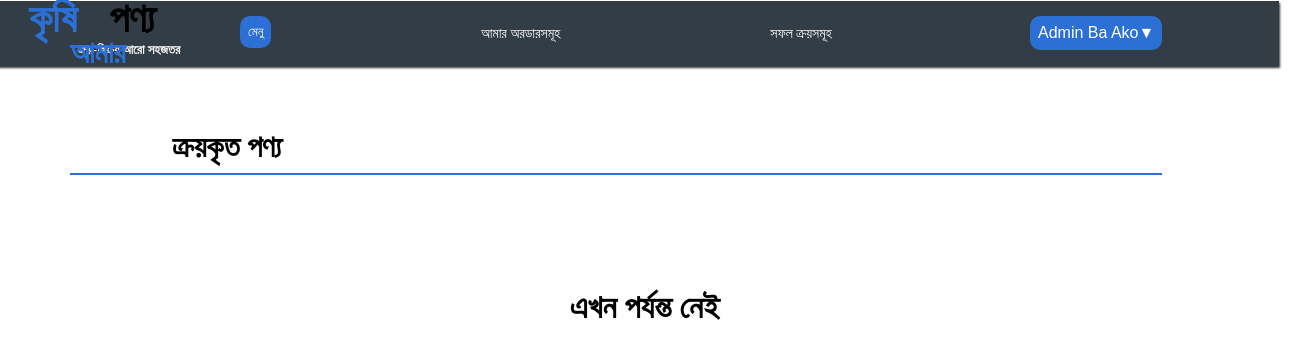
Screenshot of /my_collection.php (signed in) with the database file from the repository.
### tables this page shows
CREATE TABLE `user` (
  `USER_ID` int(10) NOT NULL,
  `username` varchar(50) NOT NULL,
  `password` varchar(50) NOT NULL,
  `USER_FNAME` varchar(30) NOT NULL,
  `USER_MNAME` varchar(30) DEFAULT NULL,
  `USER_LNAME` varchar(30) NOT NULL,
  `USER_GENDER` varchar(10) NOT NULL,
  `USER_AGE` int(11) NOT NULL,
  `USER_BDAY` date NOT NULL,
  `USER_CONTACT` bigint(11) NOT NULL,
  `USER_MUNICIPAL` varchar(50) DEFAULT NULL,
  `USER_PROVINCE` varchar(50) DEFAULT NULL,
  `USER_ZIPCODE` varchar(10) DEFAULT NULL,
  `USER_BRGY` varchar(50) DEFAULT NULL,
  `USER_STREET` varchar(50) DEFAULT NULL,
  `USER_HOUSE_NUMBER` varchar(10) DEFAULT NULL,
  `user_email` varchar(100) NOT NULL,
  `USER_TYPE` varchar(20) NOT NULL,
  `User_imagepath` varchar(50) DEFAULT NULL
);

### customer-account.php (the view, shortened to what this page needs)
<?php
 include("includes/connection.php");
?>
<!DOCTYPE html>
<html>
<head>
</head>
<body>
    <div class="dpdown">
  <button class="dpbtn">মেনু </button>
</div>
     <?php
$id = $_SESSION['USER_ID'];
      $query_category="SELECT user_fname,user_mname,user_lname FROM user WHERE user_id = '$id'";
        $result_category = mysqli_query($conn,$query_category);
        while($row=mysqli_fetch_array($result_category)){
            echo
                 '<div class="dropdown">'.
                    '<button onclick="myFunction()" class="dropbtn">' .$row['user_fname'].' '.$row['user_mname'].' '.$row['user_lname']. ''.''. '&#9660;'. '</button>'.'
                       <div id="myDropdown" class="dropdown-content">
                        <a href="customer-account.php">কাস্টমার এরিয়া</a>
                         <a href="profile.php">প্রোফাইল</a>
                            <a href="logout.php">লগ আউট</a>
                       </div>
                  </div>';
} ?>
  <ul class="ul" >
                <p class="li">
              <li class="li"><a class="a2" href="orders(planb).php">আমার অরডারসমূহ</a></li>
              <li class="li"> <a class="a2" href="my_collection.php">সফল ক্রয়সমূহ</a></li>
              </p>
         </ul>
            <h1 class="ART">কৃষি </h1>
            <h1 class="_BAY">পণ্য </h1>
            <h2 class="Albay_">ক্রয়-বিক্রয় আরো সহজতর </h2>
</body>
</html>

### customer-account.php (style rules this page uses)
body { margin:0 auto; height: 100%; width: 100%; background: url(pictures/ForBackground.jpg) no-repeat fixed; background-size: cover; }
.ART { text-indent: -99px; margin-top: 15px; font-size: 40px; font-family: "Yu Gothic UI"; color: rgb( 45, 112, 213 ); text-align: center; position: absolute; top: -20px; left:-5px; width: 215px; height: 35px; z-index: 19; }
._BAY { text-indent: 120px; margin-top: 15px; font-size: 40px; font-family: "Yu Gothic UI"; color: rgb( 00, 00, 00 ); text-align: center; position: absolute; left: -35px; top: -20px; width: 215px; height: 35px; z-index: 19; }
.Albay_ { margin-top: 97px; font-size: 13px; font-family: "MingLiU_HKSCS-ExtB"; color: #f5f5f5; text-align: left; position: absolute; left: 78px; top: -55px; width: 215px; height: 35px; z-index: 3; }
.ul { background-color: #333d46; box-shadow: 1px 1.732px 2px 0px rgb( 55, 52, 52 ); position: absolute; left: -10px; top: -15px; width: 1249px; height: 65px; }
.li { float: left; overflow: auto; padding: 5px ; text-align: center; }
.li .a2 { display: block; color: white; font-size: 14px; font-family: "Yu Gothic UI Light"; margin:18px 100px 0px 100px; text-decoration: none; }
.dropbtn { border-radius: 10px; background-color: #2d70d5; color: white; padding: 8px; font-size: 16px; border: none; cursor: pointer; }
.dropdown { position: absolute; top: 16px; left: 1030px; display: inline-block; z-index: 30; }
.dpbtn { border-radius: 10px; background-color: #2d70d5; color: white; padding: 8px; font-size: 13px; border: none; cursor: pointer; }
.dpdown { position: absolute; top: 16px; left: 240px; display: inline-block; z-index: 30; }

### rows the page displays
user: USER_FNAME "Admin", USER_MNAME "Ba", USER_LNAME "Ako"
